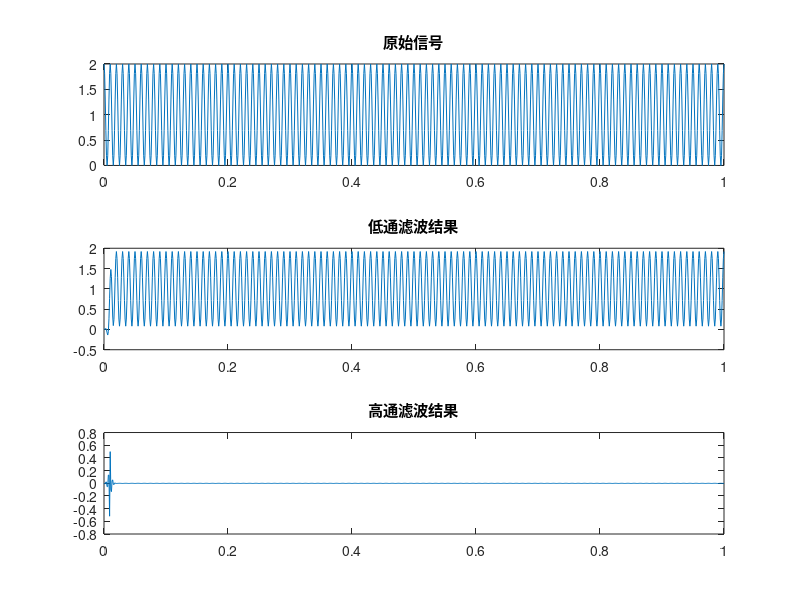

Recreate this plot in MATLAB.
% 定义滤波器组 
b_lpf = fir1(20, 0.3, 'low'); % 低通滤波器 
b_hpf = fir1(20, 0.5, 'high'); % 高通滤波器

% 生成测试信号 
fs = 1000; % 采样频率 
t = 0 : 1/fs : 1; % 时间 
x = cos(2*pi*100*t) + cos(2*pi*1000*t); % 混叠信号

% 过滤 
y_lpf = filter(b_lpf, 1, x); % 低通滤波 
y_hpf = filter(b_hpf, 1, x); % 高通滤波

% 绘制滤波结果 
figure; subplot(3,1,1); plot(t, x); title('原始信号');

subplot(3,1,2); plot(t, y_lpf); title('低通滤波结果');

subplot(313); plot(t, y_hpf); title('高通滤波结果');